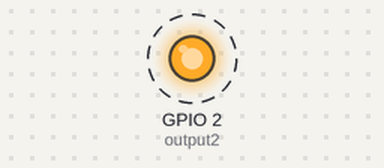
A sketch run on a simulated ESP8266 (NodeMCU). Shown: output pins drawn as LEDs (lit = HIGH). Dashed ring = blinking. WiFi joins after 1.5 s; servers stay silent unless stated; what the sketch prints to the serial monitor is not drawn.

Above: at 2.0 s.
Timing chart, 0 to 4.8 s (numbered marks = the images above):
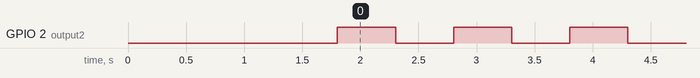

Measured:
- by itself, GPIO 2 (output2): alternates HIGH for 0.50 s and LOW for 0.50 s

The sketch:

SwitchClient.ino
```cpp
#include <ESP8266WiFi.h>
#include <ESP8266HTTPClient.h>

// Update these with values suitable for your network.
const char* ssid = "ManCaveIOT";
const char* password = "z8gGpcvqjhpk";

WiFiClient espClient;
int SwitchedPin = 0;
const int output2 =2; // Built in LED is on Pin 2

void setup_wifi() {
 Serial.begin(115200);
  delay(100);

  // We start by connecting to a WiFi network

  Serial.println();
  Serial.println();
  Serial.print("Connecting to ");
  Serial.println(ssid);

  WiFi.begin(ssid, password);

  while (WiFi.status() != WL_CONNECTED) {
    delay(500);
    Serial.print(".");
  }

  Serial.println("");
  Serial.println("WiFi connected");
  Serial.println("IP address: ");
  Serial.println(WiFi.localIP());

  pinMode(output2, OUTPUT);
  digitalWrite(output2, LOW);

}


void setup()
{
  setup_wifi();
  //pinMode(SwitchedPin, OUTPUT);
  //digitalWrite(SwitchedPin, LOW);

  HTTPClient http;  //Declare an object of class HTTPClient
  http.begin("http://192.168.0.45/flash");  //Specify request destination
  //http.begin("http://mancave.local/0/on");  // mDNS does not seem to be supported
  int httpCode = http.GET();                                                                  //Send the request
  if (httpCode > 0) { //Check the returning code
    String payload = http.getString();   //Get the request response payload
    Serial.println(payload);                     //Print the response payload
  }
  http.end();   //Close connection
}

void loop()
{
  digitalWrite(output2, HIGH);
  delay(500);
  digitalWrite(output2, LOW);
  delay(500);
}
```
